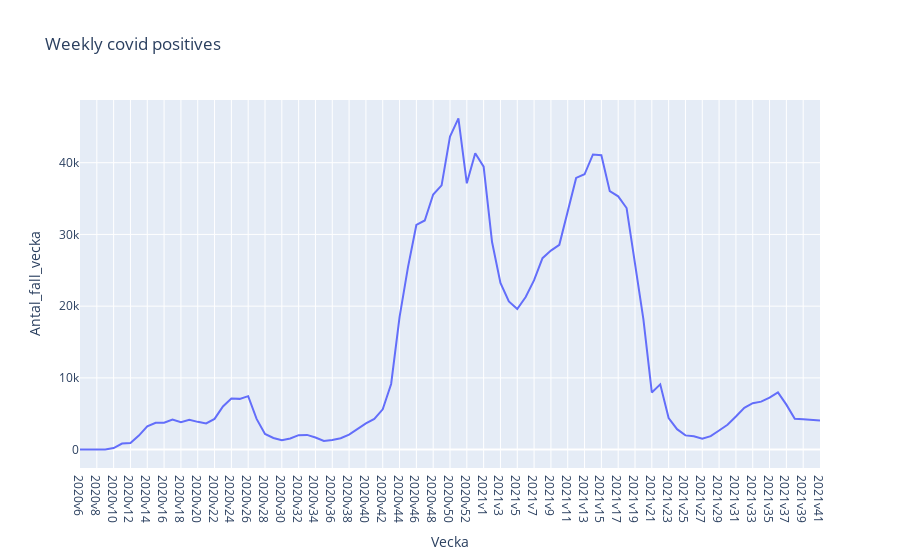

Notebook cell for this chart:
### Code cell
fig_2 = px.line(veckodata_riket, x = "Vecka", y = "Antal_fall_vecka", title = "Weekly covid positives")
fig_2.show()

### Figure 1 — Plotly figure (JSON) as saved in the notebook; plotly's stock layout.template omitted (floating-point values rounded to 4 significant figures)
{"data": [{"hovertemplate": "Vecka=%{x}<br>Antal_fall_vecka=%{y}<extra></extra>", "legendgroup": "", "line": {"color": "#636efa", "dash": "solid"}, "marker": {"symbol": "circle"}, "mode": "lines", "name": "", "orientation": "v", "showlegend": false, "type": "scatter", "x": ["2020v6", "2020v7", "2020v8", "2020v9", "2020v10", "2020v11", "2020v12", "2020v13", "2020v14", "2020v15", "2020v16", "2020v17", "2020v18", "2020v19", "2020v20", "2020v21", "2020v22", "2020v23", "2020v24", "2020v25", "2020v26", "2020v27", "2020v28", "2020v29", "2020v30", "2020v31", "2020v32", "2020v33", "2020v34", "2020v35", "2020v36", "2020v37", "2020v38", "2020v39", "2020v40", "2020v41", "2020v42", "2020v43", "2020v44", "2020v45", "2020v46", "2020v47", "2020v48", "2020v49", "2020v50", "2020v51", "2020v52", "2020v53", "2021v1", "2021v2", "2021v3", "2021v4", "2021v5", "2021v6", "2021v7", "2021v8", "2021v9", "2021v10", "2021v11", "2021v12", "2021v13", "2021v14", "2021v15", "2021v16", "2021v17", "2021v18", "2021v19", "2021v20", "2021v21", "2021v22", "2021v23", "2021v24", "2021v25", "2021v26", "2021v27", "2021v28", "2021v29", "2021v30", "2021v31", "2021v32", "2021v33", "2021v34", "2021v35", "2021v36", "2021v37", "2021v38", "2021v39", "2021v40", "2021v41"], "xaxis": "x", "y": [1, 0, 0, 13, 211, 838, 924, 1957, 3229, 3740, 3752, 4203, 3832, 4153, 3869, 3659, 4280, 6021, 7123, 7073, 7455, 4279, 2179, 1622, 1316, 1556, 2014, 2052, 1687, 1200, 1332, 1592, 2080, 2919, 3642, 4278, 5620, 9155, 18474, 25405, 31319, 31944, 35560, 36837, 43631, 46177, 37134, 41323, 39455, 28942, 23230, 20660, 19605, 21283, 23615, 26690, 27748, 28555, 33033, 37881, 38386, 41147, 41038, 36032, 35306, 33680, 25916, 18169, 7974, 9094, 4394, 2848, 1982, 1869, 1514, 1881, 2662, 3459, 4608, 5820, 6466, 6688, 7236, 7972, 6266, 4298, 4241, 4141, 4062], "yaxis": "y"}], "layout": {"legend": {"tracegroupgap": 0}, "title": {"text": "Weekly covid positives"}, "xaxis": {"anchor": "y", "domain": [0, 1], "title": {"text": "Vecka"}}, "yaxis": {"anchor": "x", "domain": [0, 1], "title": {"text": "Antal_fall_vecka"}}}}
